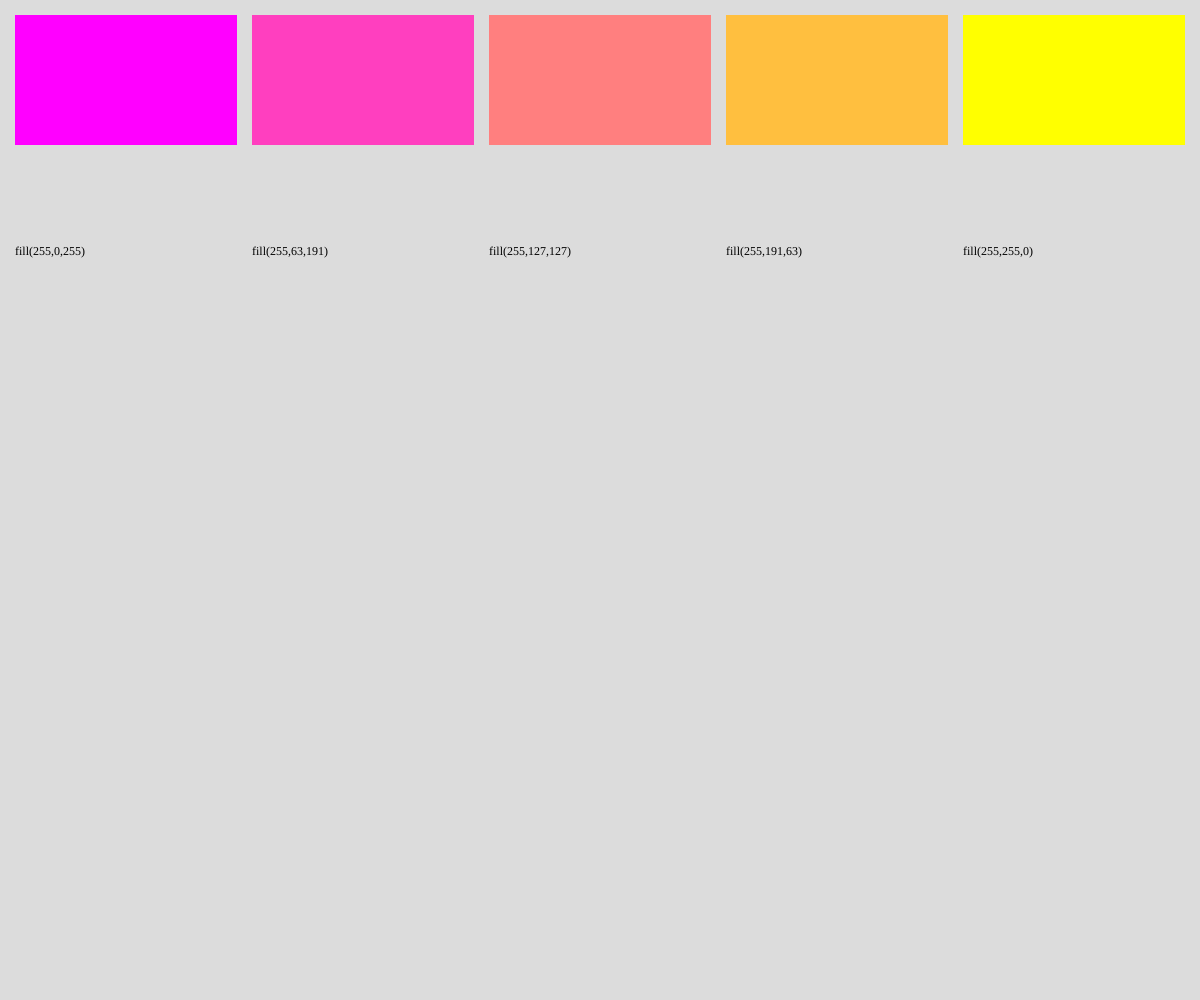
Frame 1 (no input)
Frame 2 (the mouse pressed at the canvas centre, redrawn once): identical to frame 1, image omitted

The p5.js sketch that drew this single still picture (run headless with seeded random() and noise() and a simulated clock; the mouse was pressed at the canvas centre and the sketch redrawn once):

// p5.js sketch
// ── sketch.js
function setup(){
  createCanvas(windowWidth, windowHeight);
  textFont("'Menlo', monospace");
  textAlign(LEFT, CENTER);
}

function draw(){
  background(220);
  noStroke();

  let h = 130;
  let mt = 15;
  let ml = mt; // (width % w) / (floor(width / w) + 1);
  let numSwatches = 5;
  let w = floor((width - mt * (numSwatches + 1)) / numSwatches);
  // let x = mt;
  // let y = mt;
  for (let [x,y] = [ml, mt]; x + w + ml <= width; x+= w + ml){
    let r = 255;
    let g = floor(map(x, ml, width - ml - w, 0, 255));
    let b = floor(map(x, ml, width - ml - w, 255, 0));
    fill(r, g, b);
    rect(x, y, w, h);
    fill(0);
    text(`fill(${r},${g},${b})`, x, y + w, w, 30);
  }

  // console.log("swatch width: " + w);

  noLoop();
}
